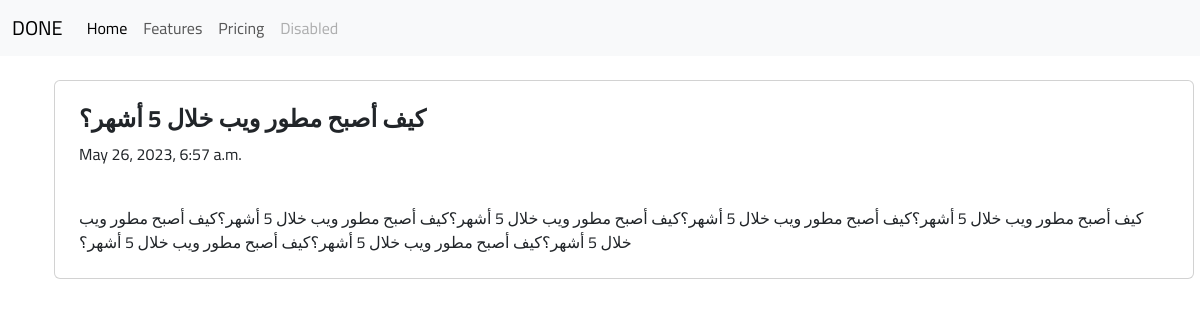
Page /posts/2/ on the committed database.
### post/models.py (models this page shows, shortened)
class Post(models.Model):
    POST_TYPE_CHOICES = (
        ('question', 'سؤال'),
        ('post', 'منشور'),
        ('article', 'مقالة'),
    )
    author = models.OneToOneField(Author, on_delete=models.CASCADE, null=True, blank=True)
    p_type = models.CharField(max_length=60, choices=POST_TYPE_CHOICES, verbose_name="نوع المنشور")
    title=  models.CharField(max_length=200, verbose_name="عنوان المنشور")
    content = models.TextField(verbose_name="محتوى المنشور")
    likes = models.IntegerField(default=0, verbose_name="الإعجاب")
    dislikes = models.IntegerField(default=0, verbose_name="ديسلايك")
    date_published = models.DateTimeField(auto_now=False) # Schedule Posts
    categories = models.ManyToManyField("Category", verbose_name="الأقسام")
    slug = models.SlugField(max_length=200, unique=True, blank=True, null=True, allow_unicode=True)
    class Meta:
        verbose_name = "منشور"
        verbose_name_plural ="المنشورات"
    def __str__(self):
        return self.title

### post/views.py (the view)
# urls.py: path('<int:id>/', single_post, name='single-post'),
def single_post(request, id):
    post = Post.objects.get(id=id)
    context = {
        'post': post,
    }
    return render(request, 'post/single-post.html', context)

### post/templates/post/single-post.html (shortened to what this page needs)
{% extends 'base.html' %}
{% block content %}
<div class='row'>
    <div class='col-sm-12 card p-4 m-4'>
        <h4><b>
            {{post}}
        </b></h4>
        <p>{{post.date_published}}</p>
        <br>
        {{post.content}}
    </div>
</div>
{% endblock content %}

### templates/base.html (style rules this page uses)
* { font-family: 'Cairo', sans-serif; }

### rows in the picture
Post: title "كيف أصبح مطور ويب خلال 5 أشهر؟", date_published "May 26, 2023, 6:57 a.m.", content "كيف أصبح مطور ويب خلال 5 أشهر؟كيف أصبح مطور ويب خلال 5 أشهر؟كيف أصبح مطور ويب خلال 5 أشهر؟كيف أصبح مطور ويب خلال 5 أشهر؟كيف أصبح مطور ويب خلال 5 أشهر؟كيف أصبح مطور ويب خلال 5 أشهر؟كيف أصبح مطور ويب خلال 5 أشهر؟"
